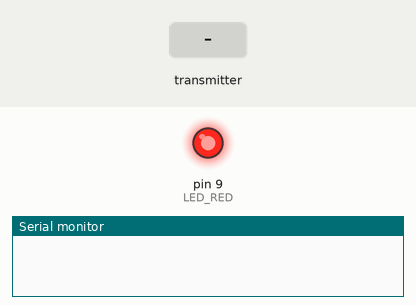
Recording of a sketch running on a simulated Arduino Uno, built with avr-gcc and run on an emulated ATmega328P. Parts: output pins drawn as LEDs (lit = HIGH), the last lines printed to the serial monitor. The inputs (shaded band) are chosen by the test bench. No radio packets arrive unless stated.

Above: at 0.1 s.
At 2.2 s:
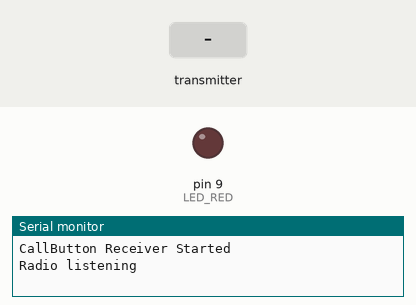
2.3 s: the transmitter starts sending got_echo = 0
Timing chart, 0 to 5.3 s (numbered marks = the images above; inputs shaded):
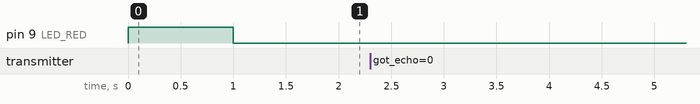

The sketch:

Receiver-CallButton.ino
```cpp
/*
 * Based on:
* Getting Started example sketch for nRF24L01+ radios
* This is a very basic example of how to send data from one node to another
* Updated: Dec 2014 by TMRh20
*/

#include <SPI.h>
#include "RF24.h"

#define LED_RED 9

/* Hardware configuration: Set up nRF24L01 radio on SPI bus plus pins 7 & 8 */
RF24 radio(7,8);

/**********************************************************/

#define SEND_ALERT 0xffffffff
#define CLEAR_ALERT 0xfffffffe
byte addresses[][6] = {"CALLR","RECVR"};
bool blinking = false;
bool redOn = false;
#define BLINK_FREQ_MS 100
long lastBlink = 0;

void setup()
{
  pinMode( LED_RED, OUTPUT );
  digitalWrite( LED_RED, HIGH );
  delay(1000);
  digitalWrite( LED_RED, LOW );

  Serial.begin(115200);
  Serial.println(F("CallButton Receiver Started"));

  radio.begin();

  // Set the PA Level low to prevent power supply related issues since this is a
 // getting_started sketch, and the likelihood of close proximity of the devices. RF24_PA_MAX is default.
  radio.setPALevel(RF24_PA_MAX);

  // Open a writing and reading pipe on each radio, with opposite addresses
  radio.openWritingPipe(addresses[0]);
  radio.openReadingPipe(1,addresses[1]);

  // Start the radio listening for data
  radio.startListening();

  Serial.println(F("Radio listening"));

}

void loop()
{
  getValue();

  if ( blinking )
  {
    long now = millis();
    if ( now - lastBlink > BLINK_FREQ_MS )
    {
      lastBlink = now;
      redOn = !redOn;
      digitalWrite( LED_RED, redOn ? HIGH : LOW );
    }
  }
  else if ( redOn )
  {
    digitalWrite( LED_RED, LOW );
    redOn = false;
  }

}

void getValue()
{
    unsigned long got_echo;

    if( radio.available())
    {
      while (radio.available()) {                                   // While there is data ready
        radio.read( &got_echo, sizeof(unsigned long) );             // Get the payload
      }

      if ( got_echo == SEND_ALERT )
        blinking = true;
      else if ( got_echo == CLEAR_ALERT )
        blinking = false;

      radio.stopListening();                                        // First, stop listening so we can talk
      radio.write( &got_echo, sizeof(unsigned long) );              // Send the final one back.
      radio.startListening();                                       // Now, resume listening so we catch the next packets.
      Serial.print(F("Sent response "));
      Serial.print(got_echo);
      Serial.print(" ");
      Serial.print((got_echo & 1) ? HIGH : LOW );
      Serial.print(" ");
      Serial.print((got_echo & 2) ? HIGH : LOW );
      Serial.print(" ");
      Serial.print((got_echo & 4) ? HIGH : LOW );
      Serial.print(" ");
      Serial.println((got_echo & 8) ? HIGH : LOW );
   }
} // Loop
```
